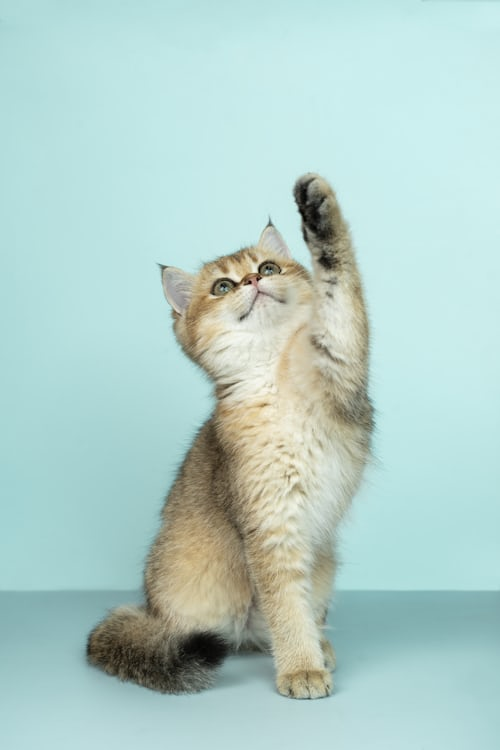
#> input picture examples/example2.jpeg, 500 x 750 px
$ python -i monad_imtools.py   (imports and definitions only)
#> lines starting #> are read from the running program, lines starting #| are printed output that depends on the picture
from PIL import Image
import subprocess
import os
import numpy as np
import shutil
import cairosvg
from pathlib import Path

from monadage.monad_image import PngImage, MI, SvgImage

# [2 lines that did not run here, left out]

# [2 lines that did not run here, left out]

# [11 lines that did not run here, left out]

# [3 lines that did not run here, left out]

# [38 lines that did not run here, left out]


# [24 lines that did not run here, left out]


# [27 lines that did not run here, left out]

>>> import cv2
>>> picture = cv2.imread('examples/example2.jpeg', cv2.IMREAD_GRAYSCALE)
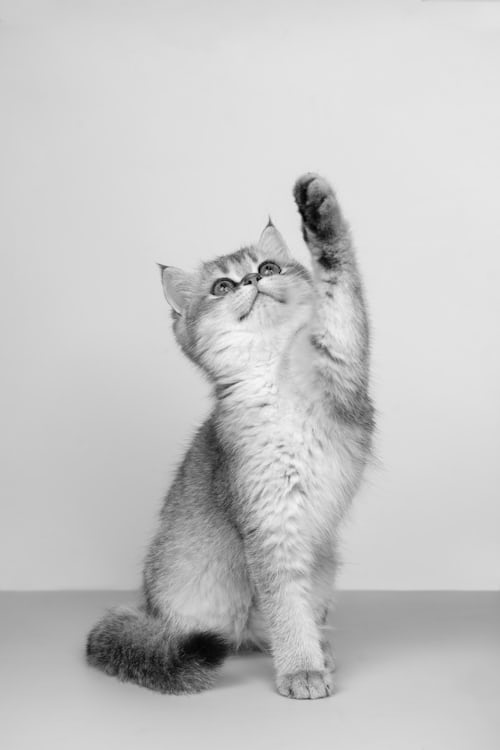
#> picture: shape (750, 500); min 0, max 246, mean 198.4
#> (the run stopped early here; a loop or call above may not have finished)
